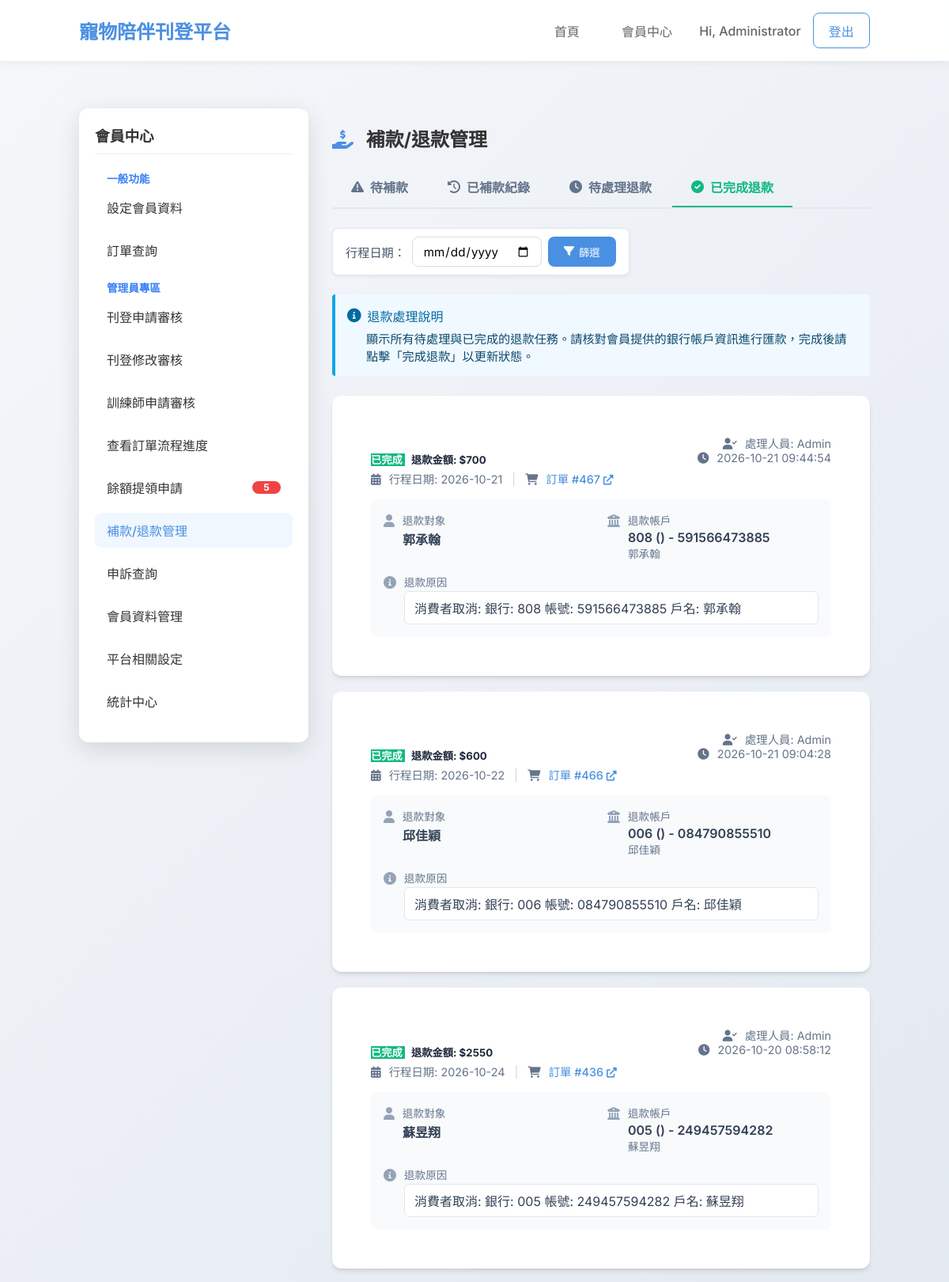
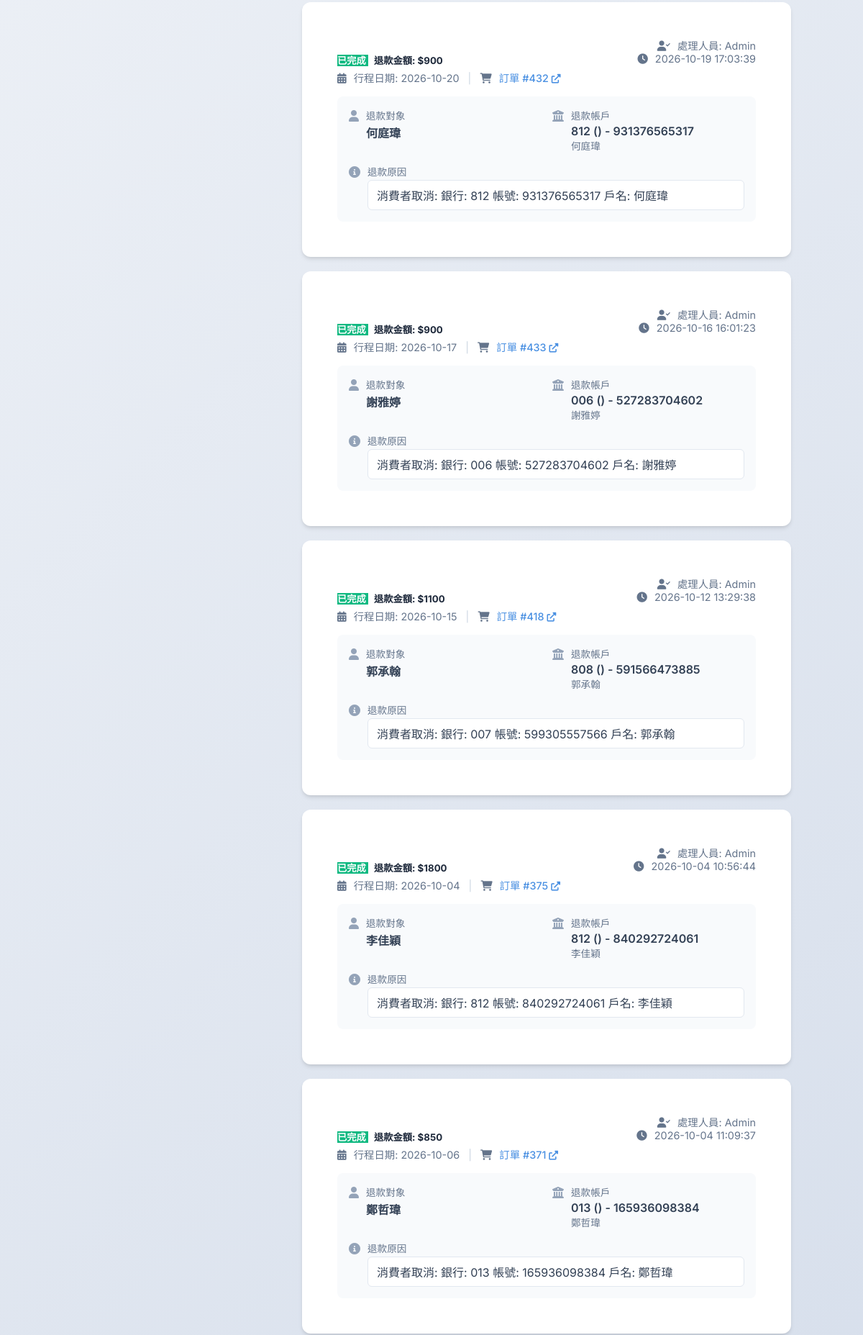
Screenshot of /admin/refunds?status=processed (signed in, upper part) with the database file from the repository (2 pictures, top to bottom).
### tables this page shows
CREATE TABLE users (
    id INTEGER PRIMARY KEY AUTOINCREMENT,
    email TEXT UNIQUE NOT NULL,
    password_hash TEXT NOT NULL,
    name TEXT NOT NULL,
    nickname TEXT,
    gender TEXT NOT NULL,
    dob DATE NOT NULL,
    city TEXT NOT NULL,
    district TEXT NOT NULL,
    phone TEXT NOT NULL,
    created_at TIMESTAMP DEFAULT CURRENT_TIMESTAMP
, role TEXT DEFAULT 'member', avatar TEXT);

CREATE TABLE refund_tasks (
            id INTEGER PRIMARY KEY AUTOINCREMENT,
            user_id INTEGER NOT NULL, -- Consumer to refund
            order_id INTEGER NOT NULL,
            amount INTEGER NOT NULL,
            reason TEXT,
            status TEXT NOT NULL DEFAULT 'pending', -- pending, processed
            processed_by INTEGER,
            created_at TIMESTAMP DEFAULT CURRENT_TIMESTAMP,
            processed_at TIMESTAMP,
            FOREIGN KEY (user_id) REFERENCES users (id),
            FOREIGN KEY (order_id) REFERENCES orders (id),
            FOREIGN KEY (processed_by) REFERENCES users (id)
        );

CREATE TABLE orders (
        id INTEGER PRIMARY KEY AUTOINCREMENT,
        listing_id INTEGER NOT NULL,
        buyer_id INTEGER NOT NULL,
        seller_id INTEGER NOT NULL,
        booking_date TEXT NOT NULL,
        booking_time TEXT NOT NULL,
        status TEXT DEFAULT 'pending',
        created_at TIMESTAMP DEFAULT CURRENT_TIMESTAMP, location_type TEXT, location_detail TEXT, price_at_booking INTEGER, updated_at TIMESTAMP DEFAULT CURRENT_TIMESTAMP, duration INTEGER DEFAULT 1, total_price INTEGER, payment_status TEXT DEFAULT 'unpaid', payment_method TEXT, payment_time TIMESTAMP, card_last4 TEXT, payment_confirmed INTEGER DEFAULT 0, payment_deadline TIMESTAMP, paid_amount INTEGER DEFAULT 0, original_price REAL,
        FOREIGN KEY (listing_id) REFERENCES listings (id),
        FOREIGN KEY (buyer_id) REFERENCES users (id),
        FOREIGN KEY (seller_id) REFERENCES users (id)
    );

CREATE TABLE user_bank_accounts (
            id INTEGER PRIMARY KEY AUTOINCREMENT,
            user_id INTEGER NOT NULL,
            bank_code TEXT NOT NULL,
            branch_code TEXT,
            account_number TEXT NOT NULL,
            account_name TEXT NOT NULL,
            is_default BOOLEAN DEFAULT 0,
            created_at TIMESTAMP DEFAULT CURRENT_TIMESTAMP,
            FOREIGN KEY (user_id) REFERENCES users (id)
        );

### pet_platform/blueprints/admin.py (the view)
@bp.route('/admin/refunds')
@role_required(Role.ADMIN)
def admin_refunds():
    trip_date = request.args.get('trip_date')
    status = request.args.get('status', 'supplement')
    tasks = payment_service.list_finance_tasks(status, trip_date)
    return render_template('admin_refunds.html', tasks=tasks, active_page='refunds', trip_date=trip_date, status=status)

### templates/admin_refunds.html (shortened to what this page needs)
{% extends 'member_layout.html' %}
{% block member_content %}
<div style="margin-bottom: 20px;">
    <h2><i class="fas fa-hand-holding-usd" style="margin-right: 10px; color: var(--primary-color);"></i> 補款/退款管理</h2>
</div>
<ul style="display: flex; list-style: none; padding: 0; margin: 0 0 24px 0; border-bottom: 2px solid #e2e8f0;">
    <li style="margin-right: 2px;">
        <a href="{{ url_for('admin.admin_refunds', status='supplement', trip_date=trip_date) }}"
            style="display: flex; align-items: center; padding: 12px 24px; font-weight: 600; text-decoration: none; border-bottom: 2px solid {% if status == 'supplement' %}#d97706{% else %}transparent{% endif %}; color: {% if status == 'supplement' %}#d97706{% else %}#64748b{% endif %}; transition: all 0.2s;">
            <i class="fas fa-exclamation-triangle" style="margin-right: 8px;"></i> 待補款
        </a>
    </li>
    <li style="margin-right: 2px;">
        <a href="{{ url_for('admin.admin_refunds', status='supplement_completed', trip_date=trip_date) }}"
            style="display: flex; align-items: center; padding: 12px 24px; font-weight: 600; text-decoration: none; border-bottom: 2px solid {% if status == 'supplement_completed' %}#4f46e5{% else %}transparent{% endif %}; color: {% if status == 'supplement_completed' %}#4f46e5{% else %}#64748b{% endif %}; transition: all 0.2s;">
            <i class="fas fa-history" style="margin-right: 8px;"></i> 已補款紀錄
        </a>
    </li>
    <li style="margin-right: 2px;">
        <a href="{{ url_for('admin.admin_refunds', status='pending', trip_date=trip_date) }}"
            style="display: flex; align-items: center; padding: 12px 24px; font-weight: 600; text-decoration: none; border-bottom: 2px solid {% if status == 'pending' %}var(--primary-color){% else %}transparent{% endif %}; color: {% if status == 'pending' %}var(--primary-color){% else %}#64748b{% endif %}; transition: all 0.2s;">
            <i class="fas fa-clock" style="margin-right: 8px;"></i> 待處理退款
        </a>
    </li>
    <li style="margin-right: 2px;">
        <a href="{{ url_for('admin.admin_refunds', status='processed', trip_date=trip_date) }}"
            style="display: flex; align-items: center; padding: 12px 24px; font-weight: 600; text-decoration: none; border-bottom: 2px solid {% if status == 'processed' %}#10b981{% else %}transparent{% endif %}; color: {% if status == 'processed' %}#10b981{% else %}#64748b{% endif %}; transition: all 0.2s;">
            <i class="fas fa-check-circle" style="margin-right: 8px;"></i> 已完成退款
        </a>
    </li>
</ul>
<form action="{{ url_for('admin.admin_refunds') }}" method="get"
    style="display: flex; flex-direction: row; align-items: center; flex-wrap: nowrap; background: white; padding: 10px 16px; border-radius: 8px; box-shadow: 0 2px 4px rgba(0,0,0,0.05); border: 1px solid #e2e8f0; width: fit-content; margin-bottom: 24px;">
    <label for="trip_date"
        style="margin: 0 8px 0 0; font-size: 0.95rem; color: #475569; font-weight: 500; white-space: nowrap;">行程日期：</label>
    <input type="date" id="trip_date" name="trip_date" value="{{ trip_date or '' }}" class="form-control"
        style="width: auto; display: inline-block; height: 38px; font-size: 0.95rem; margin-right: 8px;">
    <button type="submit" class="btn btn-primary"
        style="height: 38px; padding: 0 20px; display: flex; align-items: center; white-space: nowrap;">
        <i class="fas fa-filter" style="margin-right: 6px;"></i> 篩選
    </button>
</form>
<div
    style="margin-bottom: 25px; padding: 15px; background: #f0f9ff; border-left: 4px solid #0ea5e9; border-radius: 4px;">
    <div style="display: flex; align-items: center; color: #0369a1;">
        <i class="fas fa-info-circle" style="margin-right: 8px; font-size: 1.1rem;"></i>
        <span style="font-weight: 500;">退款處理說明</span>
    </div>
    <p style="margin: 5px 0 0 24px; color: #0c4a6e; font-size: 0.95rem;">
        顯示所有待處理與已完成的退款任務。請核對會員提供的銀行帳戶資訊進行匯款，完成後請點擊「完成退款」以更新狀態。
    </p>
</div>
<div style="display: flex; flex-direction: column; gap: 20px;">
    {% if tasks %}
    {% for task in tasks %}
    <div class="card"
        style="border: none; box-shadow: 0 4px 6px -1px rgba(0, 0, 0, 0.1), 0 2px 4px -1px rgba(0, 0, 0, 0.06);">
        <div class="card-body" style="padding: 24px;">
            <div style="display: flex; justify-content: space-between; align-items: flex-start; margin-bottom: 16px;">
                <div>
                    <h5 class="card-title" style="font-weight: 700; color: #1e293b; margin-bottom: 4px;">
                        {% if task.type == 'supplement' %}
                        <span class="badge"
                            style="background-color: #d97706; color: white; margin-right: 8px;">待補款</span>
                        補款金額: ${{ task.diff_amount }}
                        {% elif task.type == 'supplement_completed' %}
                        <span class="badge"
                            style="background-color: #4f46e5; color: white; margin-right: 8px;">已完成補款</span>
                        交易總額: ${{ task.total_price }}
                        {% else %}
                        <span class="badge"
                            style="background-color: {% if task.status == 'pending' %}#f59e0b{% else %}#10b981{% endif %}; color: white; margin-right: 8px;">
                            {% if task.status == 'pending' %}待處理{% else %}已完成{% endif %}
                        </span>
                        退款金額: ${{ task.amount }}
                        {% endif %}
                    </h5>
                    <div style="color: #64748b; font-size: 0.9rem;">
                        <i class="fas fa-calendar-alt" style="margin-right: 6px;"></i> 行程日期: {{ task.booking_date }}
                        <span style="margin: 0 8px; color: #cbd5e1;">|</span>
                        <i class="fas fa-shopping-cart" style="margin-right: 6px;"></i>
                        <a href="{{ url_for('admin.admin_order_tracking') }}#order-{{ task.order_id }}"
                            style="color: var(--primary-color); text-decoration: none; font-weight: 500;">
                            訂單 #{{ task.order_id }} <i class="fas fa-external-link-alt" style="font-size: 0.8rem;"></i>
                        </a>
                    </div>
                </div>
                {% if task.type == 'supplement' or task.type == 'supplement_completed' %}
                <a href="{{ url_for('admin.admin_order_tracking') }}#order-{{ task.order_id }}"
                    class="btn btn-outline-primary btn-sm">
                    <i class="fas fa-eye"></i> 查看詳情
                </a>
                {% else %}
                <div style="text-align: right; font-size: 0.9rem; color: #64748b;">
                    <div><i class="fas fa-user-check" style="margin-right: 6px;"></i> 處理人員: {{ task.processor_name }}
                    </div>
                    <div><i class="fas fa-clock" style="margin-right: 6px;"></i> {{ task.processed_at }}</div>
                </div>
                {% endif %}
            </div>
            <div
                style="background: #f8fafc; border-radius: 8px; padding: 16px; display: grid; grid-template-columns: repeat(auto-fit, minmax(200px, 1fr)); gap: 16px;">
                {% if task.type == 'supplement' or task.type == 'supplement_completed' %}
                <div style="display: flex; align-items: flex-start;">
                    <i class="fas fa-user" style="color: #94a3b8; margin-top: 3px; margin-right: 10px;"></i>
                    <div>
                        <div style="font-size: 0.85rem; color: #64748b; margin-bottom: 2px;">消費者</div>
                        <div style="font-weight: 600; color: #334155;">{{ task.user_name }}</div>
                    </div>
                </div>
                <div style="display: flex; align-items: flex-start;">
                    <i class="fas fa-file-invoice-dollar"
                        style="color: #94a3b8; margin-top: 3px; margin-right: 10px;"></i>
                    <div>
                        <div style="font-size: 0.85rem; color: #64748b; margin-bottom: 2px;">差額明細</div>
                        <div style="font-weight: 600; color: #334155;">總額 ${{ task.total_price }} / 已付 ${{
                            task.paid_amount }}</div>
                    </div>
                </div>
                {% else %}
                <div style="display: flex; align-items: flex-start;">
                    <i class="fas fa-user" style="color: #94a3b8; margin-top: 3px; margin-right: 10px;"></i>
                    <div>
                        <div style="font-size: 0.85rem; color: #64748b; margin-bottom: 2px;">退款對象</div>
                        <div style="font-weight: 600; color: #334155;">{{ task.user_name }}</div>
                    </div>
                </div>
                <div style="display: flex; align-items: flex-start;">
                    <i class="fas fa-university" style="color: #94a3b8; margin-top: 3px; margin-right: 10px;"></i>
                    <div>
                        <div style="font-size: 0.85rem; color: #64748b; margin-bottom: 2px;">退款帳戶</div>
                        {% if task.bank_code %}
                        <div style="font-weight: 600; color: #334155;">
                            {{ task.bank_code }} ({{ task.branch_code }}) - {{ task.account_number }}
                            <div style="font-size: 0.85rem; color: #64748b; font-weight: normal;">{{ task.account_name
                                }}</div>
                        </div>
                        {% else %}
                        <div style="color: #ef4444; font-weight: 600;"><i class="fas fa-exclamation-circle"></i> 未設定帳戶
                        </div>
                        {% endif %}
                    </div>
                </div>
                <div style="display: flex; align-items: flex-start; grid-column: 1 / -1;">
                    <i class="fas fa-info-circle" style="color: #94a3b8; margin-top: 3px; margin-right: 10px;"></i>
                    <div style="flex: 1;">
                        <div style="font-size: 0.85rem; color: #64748b; margin-bottom: 2px;">退款原因</div>
                        <div
                            style="color: #334155; background: white; padding: 8px 12px; border-radius: 6px; border: 1px solid #e2e8f0;">
                            {{ task.reason }}
                        </div>
                    </div>
                </div>
                {% endif %}
            </div>
        </div>
    </div>
    {% endfor %}
    {% endif %}
</div>
{% endblock %}

### templates/base.html (shortened to what this page needs)
<!DOCTYPE html>
<html lang="zh-TW">
<head>
    <link rel="stylesheet" href="{{ url_for('static', filename='style.css') }}">
    <link rel="stylesheet" href="https://cdnjs.cloudflare.com/ajax/libs/font-awesome/6.0.0/css/all.min.css">
</head>
<body>
    <nav class="navbar">
        <div class="container">
            <a href="{{ url_for('main.index') }}" class="logo">寵物陪伴刊登平台</a>
            <div class="nav-links">
                <a href="{{ url_for('main.index') }}" class="btn btn-ghost">首頁</a>
                {% if session.get('user_id') %}
                <a href="{{ url_for('member.member_profile') }}" class="btn btn-ghost">會員中心</a>
                <span class="user-greeting">Hi, {{ session.get('user_name') }}</span>
                <a href="{{ url_for('auth.logout') }}" class="btn btn-outline">登出</a>
                {% else %}
                <a href="{{ url_for('auth.login') }}" class="btn btn-ghost">登入</a>
                <a href="{{ url_for('auth.register') }}" class="btn btn-primary">註冊</a>
                {% endif %}
            </div>
        </div>
    </nav>
    <div class="container main-content">
        {% block content %}{% endblock %}
    </div>
</body>
</html>

### rows the page displays
users: get "Administrator", processor_name "Admin" "Admin" "Admin" "Admin" "Admin" "Admin" "Admin" "Admin"
refund_tasks: amount "700", order_id "467", status "processed" (drawn), processed_at "2026-10-21 09:44:54", reason "消費者取消: 銀行: 808 帳號: 591566473885 戶名: 郭承翰"
orders: booking_date "2026-10-21"
users: user_name "郭承翰" "郭承翰"
user_bank_accounts: bank_code "808" "808", account_number "591566473885" "591566473885", account_name "郭承翰" "郭承翰"
refund_tasks: amount "600", order_id "466", status "processed" (drawn), processed_at "2026-10-21 09:04:28", reason "消費者取消: 銀行: 006 帳號: 084790855510 戶名: 邱佳穎"
orders: booking_date "2026-10-22"
users: user_name "邱佳穎"
user_bank_accounts: bank_code "006", account_number "084790855510", account_name "邱佳穎"
refund_tasks: amount "2550", order_id "436", status "processed" (drawn), processed_at "2026-10-20 08:58:12", reason "消費者取消: 銀行: 005 帳號: 249457594282 戶名: 蘇昱翔"
orders: booking_date "2026-10-24"
users: user_name "蘇昱翔"
user_bank_accounts: bank_code "005", account_number "249457594282", account_name "蘇昱翔"
refund_tasks: amount "900", order_id "432", status "processed" (drawn), processed_at "2026-10-19 17:03:39", reason "消費者取消: 銀行: 812 帳號: 931376565317 戶名: 何庭瑋"
orders: booking_date "2026-10-20"
users: user_name "何庭瑋"
user_bank_accounts: bank_code "812", account_number "931376565317", account_name "何庭瑋"
refund_tasks: amount "900", order_id "433", status "processed" (drawn), processed_at "2026-10-16 16:01:23", reason "消費者取消: 銀行: 006 帳號: 527283704602 戶名: 謝雅婷"
orders: booking_date "2026-10-17"
users: user_name "謝雅婷"
user_bank_accounts: bank_code "006", account_number "527283704602", account_name "謝雅婷"
refund_tasks: amount "1100", order_id "418", status "processed" (drawn), processed_at "2026-10-12 13:29:38", reason "消費者取消: 銀行: 007 帳號: 599305557566 戶名: 郭承翰"
orders: booking_date "2026-10-15"
refund_tasks: amount "1800", order_id "375", status "processed" (drawn), processed_at "2026-10-04 10:56:44", reason "消費者取消: 銀行: 812 帳號: 840292724061 戶名: 李佳穎"
orders: booking_date "2026-10-04"
users: user_name "李佳穎"
user_bank_accounts: bank_code "812", account_number "840292724061", account_name "李佳穎"
refund_tasks: amount "850", order_id "371", status "processed" (drawn), processed_at "2026-10-04 11:09:37", reason "消費者取消: 銀行: 013 帳號: 165936098384 戶名: 鄭哲瑋"
orders: booking_date "2026-10-06"
users: user_name "鄭哲瑋"
user_bank_accounts: bank_code "013", account_number "165936098384", account_name "鄭哲瑋"

### other values shown
{{ sidebar_counts['admin_pending_withdrawals'] }} "5"
